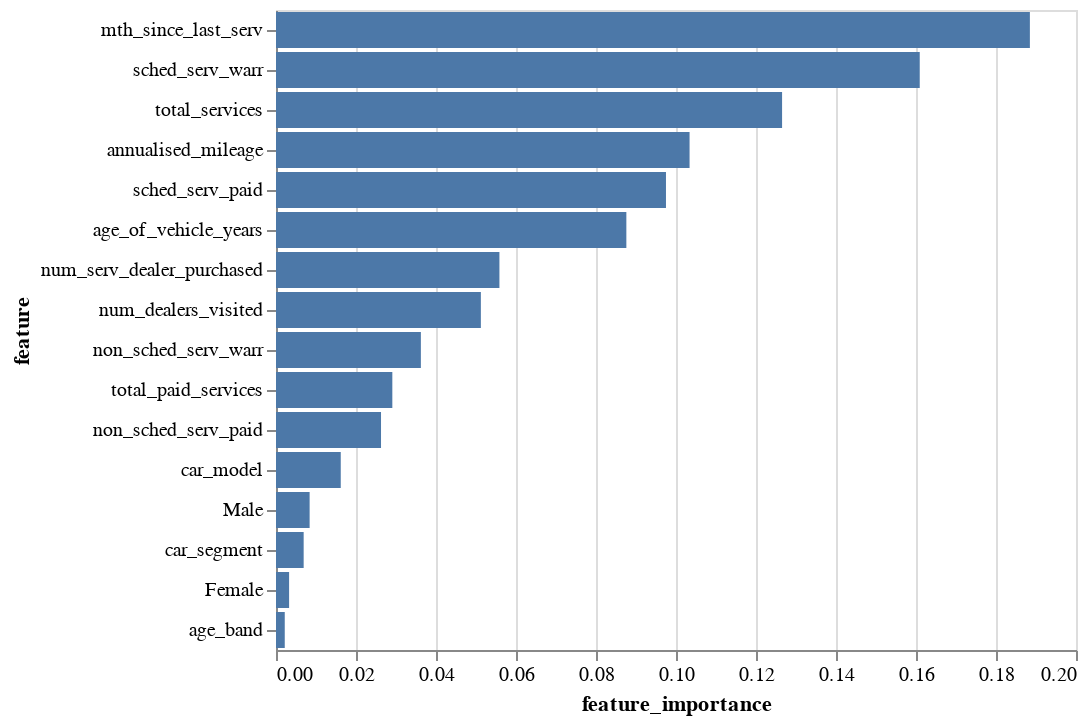

The notebook cell this image was saved under:
### Code cell
import altair as alt

alt.Chart(feat_imp_rf).mark_bar().encode(
    x='feature_importance',
    y=alt.Y("feature", sort='-x'),
    tooltip=['feature','feature_importance'])

### Figure 1 — Vega-Lite specification as saved in the notebook (floating-point values rounded to 4 significant figures)
{"config": {"view": {"continuousWidth": 400, "continuousHeight": 300}}, "data": {"name": "data-95f66ec8992b43b5d840f00f1e8f80ba"}, "mark": "bar", "encoding": {"tooltip": [{"field": "feature", "type": "nominal"}, {"field": "feature_importance", "type": "quantitative"}], "x": {"field": "feature_importance", "type": "quantitative"}, "y": {"field": "feature", "sort": "-x", "type": "nominal"}}, "$schema": "https://vega.github.io/schema/vega-lite/v4.17.0.json", "datasets": {"data-95f66ec8992b43b5d840f00f1e8f80ba": [{"feature": "mth_since_last_serv", "feature_importance": 0.1885}, {"feature": "sched_serv_warr", "feature_importance": 0.1609}, {"feature": "total_services", "feature_importance": 0.1265}, {"feature": "annualised_mileage", "feature_importance": 0.1034}, {"feature": "sched_serv_paid", "feature_importance": 0.0975}, {"feature": "age_of_vehicle_years", "feature_importance": 0.08759}, {"feature": "num_serv_dealer_purchased", "feature_importance": 0.05586}, {"feature": "num_dealers_visited", "feature_importance": 0.05122}, {"feature": "non_sched_serv_warr", "feature_importance": 0.03622}, {"feature": "total_paid_services", "feature_importance": 0.02908}, {"feature": "non_sched_serv_paid", "feature_importance": 0.02625}, {"feature": "car_model", "feature_importance": 0.01619}, {"feature": "Male", "feature_importance": 0.008407}, {"feature": "car_segment", "feature_importance": 0.006915}, {"feature": "Female", "feature_importance": 0.003274}, {"feature": "age_band", "feature_importance": 0.002189}]}}
